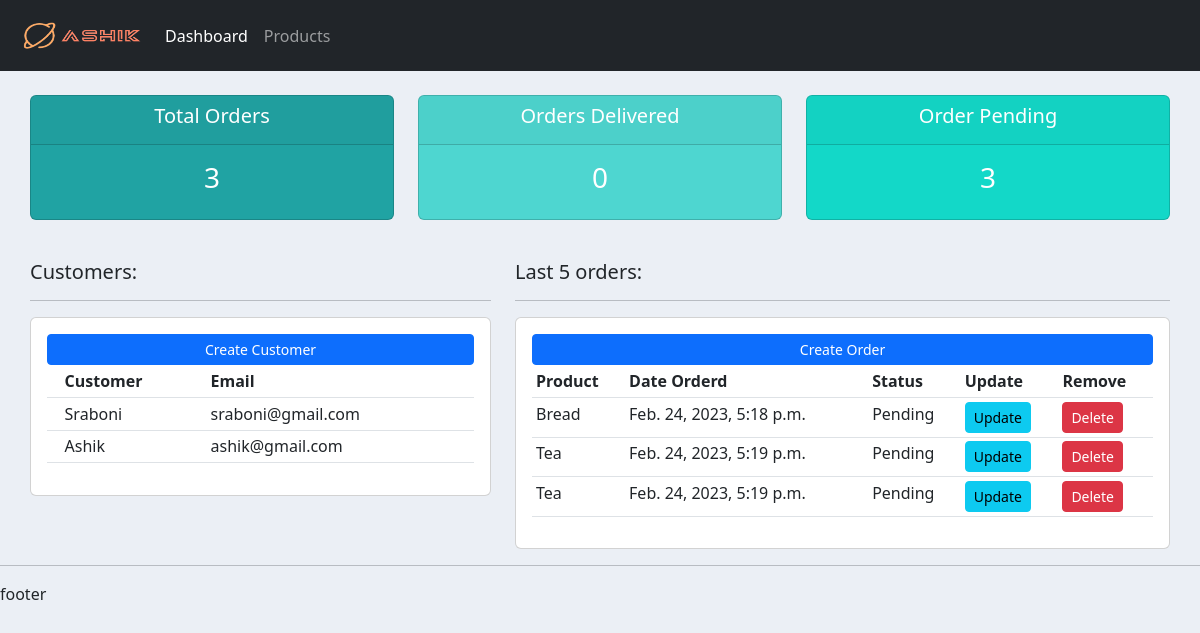
The page / on the database its author committed.
### account/models.py (models this page shows, shortened)
class Customer(models.Model):
    name = models.CharField(max_length=200, null=True)
    phone =models.CharField(max_length=200, null=True)
    email =models.CharField(max_length=200, null=True)
    date_created = models.DateTimeField(auto_now_add=True,null=True)

class Order(models.Model):
    STATUS = (
        ('Pending', 'Pending'),
        ('Out for delivery','Out for delivery'),
        ('Delivered', 'Delivered')
    )
    customer = models.ForeignKey(Customer,null=True,on_delete= models.SET_NULL)
    product = models.ForeignKey(Product,null=True,on_delete= models.SET_NULL)
    date_created = models.DateTimeField(auto_now_add=True,null=True)
    status = models.CharField(max_length=200, null=True, choices=STATUS)

class Product(models.Model):
    CATEGORY = (
        ('Indoor','Indoor'),
        ('Outdoor', 'Outdoor'),
    )
    name = models.CharField(max_length=200, null=True)
    price = models.FloatField(null=True)
    category = models.CharField(max_length=200, null=True, choices=CATEGORY)
    description = models.CharField(max_length=200, null=True,blank=True)
    date_created = models.DateTimeField(auto_now_add=True,null=True)
    tag = models.ManyToManyField(Tag)

### account/views.py (the view)
# urls.py: path('', views.home,name='home'),
def home(request):
    customer = Customer.objects.all()
    order = Order.objects.all()
    total_order = order.count()
    order_d = order.filter(status = 'Delivered').count()
    order_p = order.filter(status = 'Pending').count()
    context = {'customer': customer,'order':order,'total_order':total_order,'order_d':order_d,'order_p':order_p}
    return render(request, 'dashboard.html',context )

### templates/dashboard.html
{% extends 'main.html' %}
{% block content %}
{% include 'status.html' %}
<br>
<div class="row">
    <div class="col-md-5">
      <h5>Customers:</h5>
      <hr>
      <div class="card card-body">
        <a class="btn btn-primary btn-sm btn-block" href="">Create Customer</a>
        <table class="table table-sm">
          <tr>
            <th></th>
            <th>Customer</th>
            <th>Email</th>
          </tr>
          {% for i in customer %}
          <tr>
            <td></td>
            <td>{{i.name}}</td>
            <td>{{i.email}}</td>
          <tr>
          {% endfor %}
        </table>
      </div>
    </div>
  <div class="col-md-7">
    <h5>Last 5 orders:</h5>
    <hr>
    <div class="card card-body">
        <a class="btn btn-primary btn-sm btn-block" href="">Create Order</a>
        <table class="table table-sm">
          <tr>
            <th>Product</th>
            <th>Date Orderd</th>
            <th>Status</th>
            <th>Update</th>
            <th>Remove</th>
          </tr>
          {% for i in order %}
          <tr>
            <td>{{i.product.name}}</td>
            <td>{{i.date_created}}</td>
            <td>{{i.status}}</td>
            <td><a class="btn btn-sm btn-info" href="" href="">Update</a></td>
            <td><a class="btn btn-sm btn-danger" href="" href="">Delete</a></td>
          <tr>
          {% endfor %}
        </table>
      </div>
  </div>
</div>
{% endblock  %}

### templates/main.html (shortened to what this page needs)
<!doctype html>
{% load static %}
<html lang="en">
  <head>
    <link href="https://cdn.jsdelivr.net/npm/bootstrap@5.3.0-alpha1/dist/css/bootstrap.min.css" rel="stylesheet">
    <link rel="stylesheet" href="{% static 'css/cm.css' %}">
  </head>
  <body >
  {% include 'navbar.html' %}
  <div class="m">
   {% block content %}
   {% endblock  %}
  </div>
  {% include 'footer.html' %}
  </body>
</html>

### templates/navbar.html (shortened to what this page needs)
{% load static %}
<nav class="navbar navbar-expand-lg navbar-dark bg-dark">
    <div class="container-fluid">
      <img src="{% static "images/logo.png" %}" width="145" height="55">
      <div class="collapse navbar-collapse" id="navbarNav">
        <ul class="navbar-nav">
          <li class="nav-item">
            <a class="nav-link active" aria-current="page" href="{% url 'home' %}">Dashboard</a>
          </li>
          <li class="nav-item">
            <a class="nav-link" href="{% url 'products' %}">Products</a>
          </li>
        </ul>
      </div>
    </div>
  </nav>

### templates/status.html
<br>
	<div class="row">
    <div class="col">
        <div class="col-md">
            <div class="card text-center text-white mb-3" id="total-orders">
                <div class="card-header">
                    <h5 class="card-title">Total Orders</h5>
                </div>
                <div class="card-body">
                    <h3 class="card-title">{{total_order}}</h3>
                </div>
            </div>
        </div>
    </div>
    <div class="col">
        <div class="col-md">
            <div class="card text-center text-white mb-3" id="orders-delivered">
                <div class="card-header">
                    <h5 class="card-title">Orders Delivered</h5>
                </div>
                <div class="card-body">
                    <h3 class="card-title">{{order_d}}</h3>
                </div>
            </div>
        </div>
    </div>
    <div class="col">
        <div class="col-md">
            <div class="card text-center text-white mb-3" id="orders-pending">
                <div class="card-header">
                    <h5 class="card-title">Order Pending</h5>
                </div>
                <div class="card-body">
                    <h3 class="card-title">{{order_p}}</h3>
                </div>
            </div>
        </div>
    </div>
</div>

### templates/footer.html
{% load static %}
<hr>
<footer>
  <p>footer<br>
</footer>

### static/css/cm.css (style rules this page uses)
body { background-color: #ebeff5; }
#total-orders { background-color: #18a0a0f6; }
#orders-delivered { background-color: #41d4cdec; }
#orders-pending { background-color: #13d8c8; }
.m { margin-right: 30px; margin-left: 30px; }

### rows shown on the page
Customer: name "Sraboni", email "sraboni@gmail.com"
Customer: name "Ashik", email "ashik@gmail.com"
Order: product.name "Bread", date_created "Feb. 24, 2023, 5:18 p.m.", status "Pending"
Order: product.name "Tea", date_created "Feb. 24, 2023, 5:19 p.m.", status "Pending"
Order: product.name "Tea", date_created "Feb. 24, 2023, 5:19 p.m.", status "Pending"

### other values the page prints
{{ total_order }} "3"
{{ order_d }} "0"
{{ order_p }} "3"
